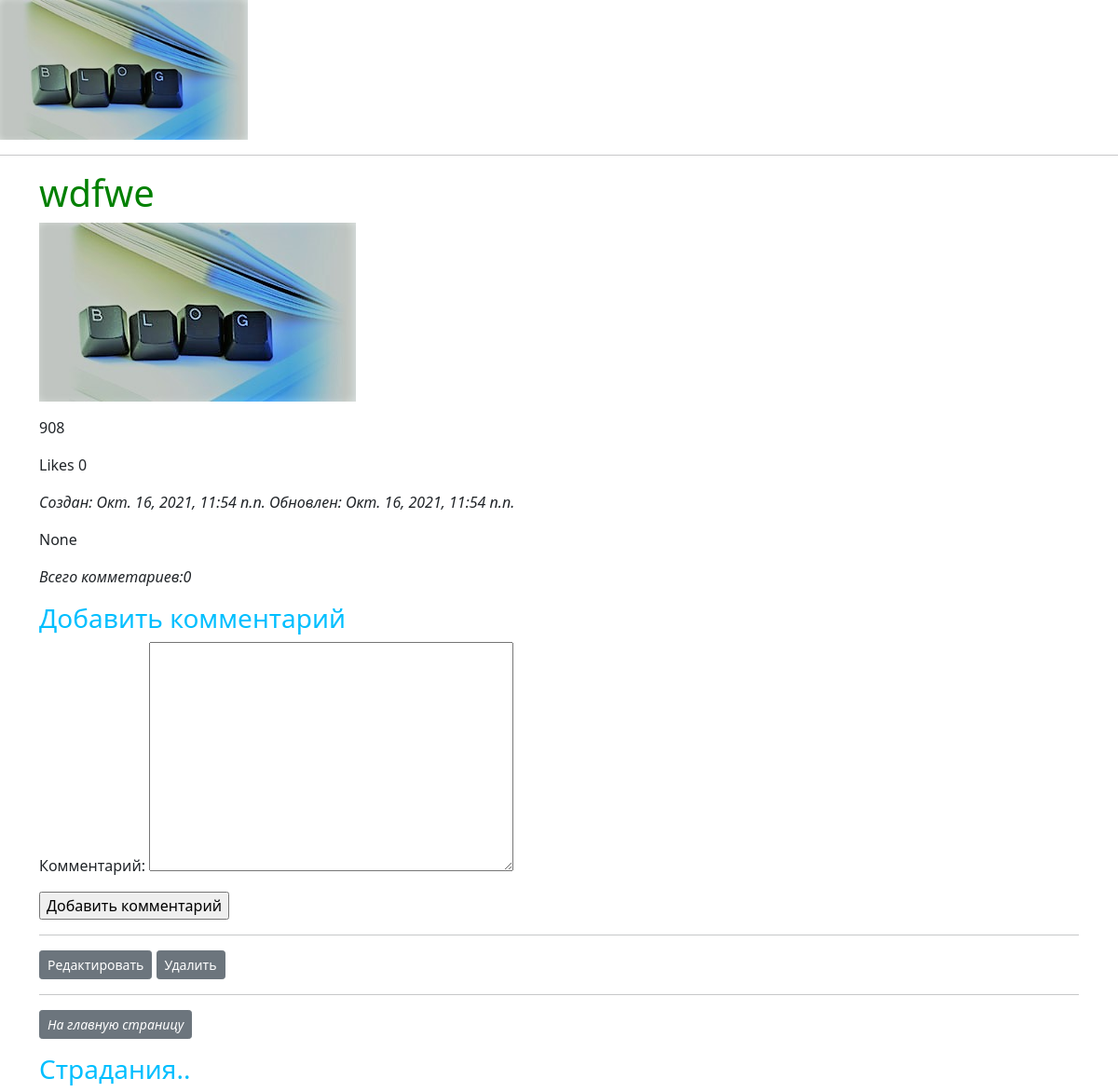
/posts/47/, run on the app's committed database.
### posts/models.py (models this page shows, shortened)
class Post(models.Model):
    id=models.AutoField(primary_key=True)
    title=models.CharField('Заголовок',max_length=120)
    content=models.TextField('Текст')
    timestamp=models.DateTimeField('Дата создания',auto_now=False, auto_now_add=True )
    updated=models.DateTimeField('Дата обновления',auto_now=True, auto_now_add=False )
    post_likes=models.IntegerField(default=0)
    status=(('r1','Роман'),('p','Поэма'),('r2','Рассказ'),('s','Стих'))
    status= models.CharField('Жанр',choices=status,max_length=2,default='r1')
    post_author=models.ForeignKey('Author',on_delete=models.CASCADE,verbose_name='Автор поста',blank=True, null=True )
    image=models.ImageField('Картинкa',blank=True,null=True)
    class Meta:
        verbose_name='Пост'
        verbose_name_plural='Посты'
        db_table='posts'#задали название в БД
        ordering=['-timestamp']#порядок

### posts/views.py (the view, shortened to what this page needs)
# urls.py: path('<int:id>/', views.post_detail,name='detail'),
def post_detail(request,id=None):
    instance=get_object_or_404(Post,id=id)
    comment=instance.comments.filter(active=True)
    new_comment = None
    comment_form=CommentForm(data=request.POST  or None)
    content={
        'title':'post_detail',
        'instance':instance,
        'comment': comment,
        'new_comment':new_comment,
        'comment_form':comment_form
    }
    return render(request, 'post_detail.html',content)

### posts/forms.py
class CommentForm(forms.ModelForm):
    class Meta:
        model=Comments
        fields=['comment_text']

### templates/post_detail.html (shortened to what this page needs)
{% extends 'base.html'%}
{%block content%}
<div>
	<h1>{{instance.title}}</h1>
	{%if instance.image%}
	<p><img src="{{instance.image.url}}" class="img-resposive"></p>
	{%endif%}
	<p>{{instance.content | linebreaks }}</p>
	<p>Likes {{instance.post_likes}}</p>
	<p><i>Создан: {{instance.timestamp}} Обновлен: {{instance.updated}}</i></p>
	<p>{{instance.post_author}}</p>
	{% with comment.count as total_comments%}
	<p><i>Всего комметариев:{{total_comments}}</i></p>
	{%endwith%}
	{%if new_comment%}
	<p>Ваш комментарий был добавлен</p>
	{%else%}
	<h3>Добавить комментарий</h3>
	<form method="POST" action="" enctype="multipart/form-data">
		{{comment_form.as_p}}
		<input type="submit" value='Добавить комментарий'>
	</form>
	{%endif%}
</div>
<hr>
<a href="{% url 'posts:update' id=instance.id%}" type="button" class="btn btn-secondary btn-sm"> Редактировать</a>
<a href="{% url 'posts:delete' id=instance.id%}" type="button" class="btn btn-secondary btn-sm"> Удалить</a>
<hr>
<p><i><a href="{% url 'posts:list'%}" type="button" class="btn btn-secondary btn-sm"> На главную страницу</a></i></p>
<h3>Страдания..</h3>
{%endblock content%}

### static/css/base.css (style rules this page uses)
h1 { color: green; }

### data on the page
Post: title "wdfwe", image (picture), content "908", post_likes "0", timestamp "Окт. 16, 2021, 11:54 п.п.", updated "Окт. 16, 2021, 11:54 п.п.", post_author "None"

### other printed values
{{ total_comments }} "0"
